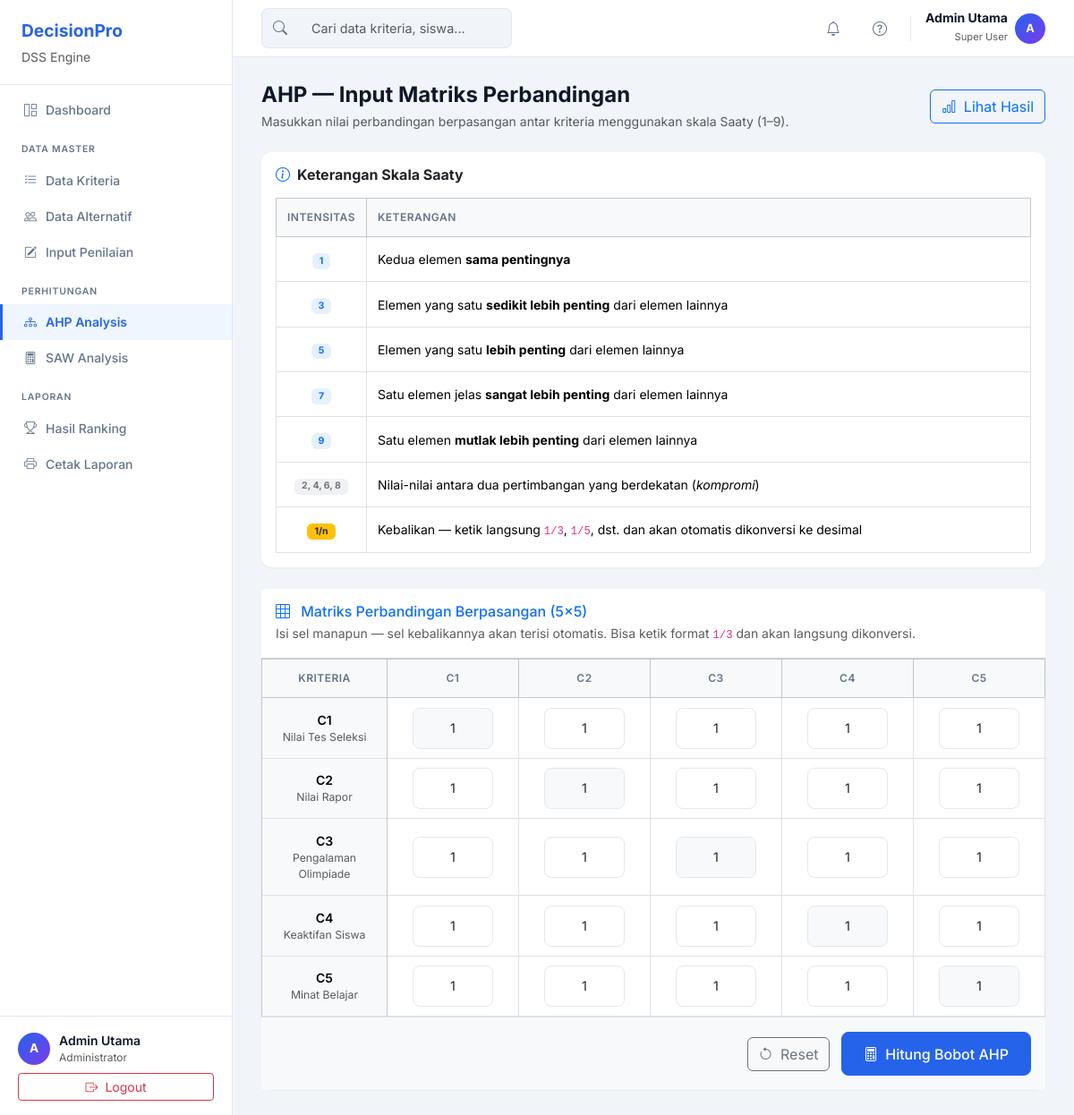
The page /?page=ahp (signed in) on the database its author committed.
### tables this page shows
CREATE TABLE IF NOT EXISTS tb_kriteria (
    id INT(11) PRIMARY KEY AUTO_INCREMENT,
    kode VARCHAR(5) UNIQUE NOT NULL,
    nama_kriteria VARCHAR(100) NOT NULL,
    jenis ENUM('Benefit','Cost') NOT NULL DEFAULT 'Benefit',
    bobot DECIMAL(10,6) DEFAULT NULL
);

### controllers/AhpController.php (called while the page is built, shortened)
<?php
require_once 'models/KriteriaModel.php';
require_once 'models/AhpModel.php';
class AhpController {
    private $kriteriaModel;
    private $ahpModel;
    public function __construct($db) {
        $this->kriteriaModel = new KriteriaModel($db);
        $this->ahpModel = new AhpModel($db);
    }
    public function index() {
        $data = [];
        $data['kriteria'] = $this->kriteriaModel->getAll();
        $data['perbandingan'] = $this->ahpModel->getPerbandingan();
        $data['success'] = $_SESSION['flash_success'] ?? '';
        $data['error']   = $_SESSION['flash_error'] ?? '';
        require_once 'views/ahp/input.php';
    }
}
?>

### models/KriteriaModel.php (called while the page is built, shortened)
<?php
class KriteriaModel {
    private $conn;
    public function __construct($db) {
        $this->conn = $db;
    }
    public function getAll() {
        $stmt = $this->conn->query("SELECT * FROM tb_kriteria ORDER BY kode ASC");
        return $stmt->fetchAll(PDO::FETCH_ASSOC);
    }
}
?>

### models/AhpModel.php (called while the page is built, shortened)
<?php
class AhpModel {
    private $conn;
    public function __construct($db) {
        $this->conn = $db;
    }
    public function getPerbandingan() {
        $stmt = $this->conn->query("SELECT * FROM tb_perbandingan");
        $rows = $stmt->fetchAll(PDO::FETCH_ASSOC);
        $matriks = [];
        return $matriks;
    }
}
?>

### views/ahp/input.php (the view, shortened to what this page needs)
<?php require_once 'views/layouts/header.php'; ?>
<?php
$kriteria_list  = $data['kriteria'] ?? [];
$n              = count($kriteria_list);
?>
<div class="d-flex justify-content-between align-items-center mb-4">
    <div>
        <h4 class="mb-1 fw-bold">AHP — Input Matriks Perbandingan</h4>
        <p class="text-muted mb-0 small">Masukkan nilai perbandingan berpasangan antar kriteria menggunakan skala Saaty (1–9).</p>
    </div>
    <a href="?page=ahp_hasil" class="btn btn-outline-primary">
        <i class="bi bi-bar-chart me-1"></i> Lihat Hasil
    </a>
</div>
<div class="card border-0 mb-4">
    <div class="card-body py-3">
        <h6 class="fw-bold mb-3"><i class="bi bi-info-circle text-primary me-2"></i>Keterangan Skala Saaty</h6>
        <div class="table-responsive">
            <table class="table table-sm table-bordered mb-0" style="font-size: 0.85rem;">
                <thead class="table-light">
                    <tr>
                        <th class="text-center" style="width:100px;">Intensitas</th>
                        <th>Keterangan</th>
                    </tr>
                </thead>
                <tbody>
                    <tr>
                        <td class="text-center"><span class="badge bg-primary bg-opacity-10 text-primary px-2">1</span></td>
                        <td>Kedua elemen <strong>sama pentingnya</strong></td>
                    </tr>
                    <tr>
                        <td class="text-center"><span class="badge bg-primary bg-opacity-10 text-primary px-2">3</span></td>
                        <td>Elemen yang satu <strong>sedikit lebih penting</strong> dari elemen lainnya</td>
                    </tr>
                    <tr>
                        <td class="text-center"><span class="badge bg-primary bg-opacity-10 text-primary px-2">5</span></td>
                        <td>Elemen yang satu <strong>lebih penting</strong> dari elemen lainnya</td>
                    </tr>
                    <tr>
                        <td class="text-center"><span class="badge bg-primary bg-opacity-10 text-primary px-2">7</span></td>
                        <td>Satu elemen jelas <strong>sangat lebih penting</strong> dari elemen lainnya</td>
                    </tr>
                    <tr>
                        <td class="text-center"><span class="badge bg-primary bg-opacity-10 text-primary px-2">9</span></td>
                        <td>Satu elemen <strong>mutlak lebih penting</strong> dari elemen lainnya</td>
                    </tr>
                    <tr>
                        <td class="text-center"><span class="badge bg-secondary bg-opacity-10 text-secondary px-2">2, 4, 6, 8</span></td>
                        <td>Nilai-nilai antara dua pertimbangan yang berdekatan (<em>kompromi</em>)</td>
                    </tr>
                    <tr>
                        <td class="text-center"><span class="badge bg-warning bg-opacity-15 text-dark px-2">1/n</span></td>
                        <td>Kebalikan — ketik langsung <code>1/3</code>, <code>1/5</code>, dst. dan akan otomatis dikonversi ke desimal</td>
                    </tr>
                </tbody>
            </table>
        </div>
    </div>
</div>
<div class="card border-0">
    <div class="card-header bg-white py-3">
        <h6 class="mb-0 text-primary">
            <i class="bi bi-grid-3x3 me-2"></i> Matriks Perbandingan Berpasangan (<?= $n ?>×<?= $n ?>)
        </h6>
        <p class="text-muted small mb-0 mt-1">Isi sel manapun — sel kebalikannya akan terisi otomatis. Bisa ketik format <code>1/3</code> dan akan langsung dikonversi.</p>
    </div>
    <div class="card-body p-0">
        <form action="?page=ahp&action=store" method="POST" id="formAhp">
            <div class="table-responsive">
                <table class="table table-bordered align-middle mb-0" id="matriksTable">
                    <thead class="table-light">
                        <tr>
                            <th class="text-center" style="width:140px;">Kriteria</th>
                            <?php foreach ($kriteria_list as $k): ?>
                                <th class="text-center" title="<?= htmlspecialchars($k['nama_kriteria']) ?>">
                                    <?= htmlspecialchars($k['kode']) ?>
                                </th>
                            <?php endforeach; ?>
                        </tr>
                    </thead>
                    <tbody>
                        <?php for ($i = 0; $i < $n; $i++): ?>
                        <tr>
                            <td class="fw-semibold text-center table-light">
                                <?= htmlspecialchars($kriteria_list[$i]['kode']) ?>
                                <div class="small text-muted fw-normal"><?= htmlspecialchars($kriteria_list[$i]['nama_kriteria']) ?></div>
                            </td>
                            <?php for ($j = 0; $j < $n; $j++): ?>
                                <?php
                                    $display_val = 1;
                                ?>
                                <td class="text-center p-1">
                                    <?php if ($i == $j): ?>
                                        <input type="text" class="form-control form-control-sm text-center bg-light ahp-input"
                                               value="1" readonly
                                               style="width:90px; margin:0 auto;">
                                    <?php elseif ($i < $j): ?>
                                        <input type="text"
                                               class="form-control form-control-sm text-center ahp-input ahp-cell"
                                               id="cell_<?= $i ?>_<?= $j ?>"
                                               data-row="<?= $i ?>" data-col="<?= $j ?>" data-pos="upper"
                                               value="<?= $display_val ?>"
                                               style="width:90px; margin:0 auto;">
                                    <?php else: ?>
                                        <input type="text"
                                               class="form-control form-control-sm text-center ahp-input ahp-cell"
                                               id="cell_<?= $i ?>_<?= $j ?>"
                                               data-row="<?= $i ?>" data-col="<?= $j ?>" data-pos="lower"
                                               value="<?= $display_val ?>"
                                               style="width:90px; margin:0 auto;">
                                    <?php endif; ?>
                                </td>
                            <?php endfor; ?>
                        </tr>
                        <?php endfor; ?>
                    </tbody>
                </table>
            </div>
            <div class="p-3 bg-light text-end border-top">
                <button type="button" class="btn btn-outline-secondary me-2" onclick="resetMatriks()">
                    <i class="bi bi-arrow-counterclockwise me-1"></i> Reset
                </button>
                <button type="submit" class="btn btn-primary px-4">
                    <i class="bi bi-calculator me-1"></i> Hitung Bobot AHP
                </button>
            </div>
        </form>
    </div>
</div>
<?php require_once 'views/layouts/footer.php'; ?>

### assets/css/style.css (style rules this page uses)
:root { --primary: #2563eb; --primary-hover: #1d4ed8; --primary-light: #eff6ff; --bg: #f1f5f9; --card-bg: #ffffff; --text: #0f172a; --text-muted: #64748b; --border: #e2e8f0; --sidebar-w: 260px; --topbar-h: 64px; --radius-sm: 8px; --radius-md: 12px; --radius-lg: 16px; --shadow-sm: 0 1px 3px 0 rgb(0 0 0 / 0.04), 0 1px 2px -1px rgb(0 0 0 / 0.04); --shadow-md: 0 4px 6px -1px rgb(0 0 0 / 0.07), 0 2px 4px -2px rgb(0 0 0 / 0.05); --transition: 0.2s ease; }
*, *::before, *::after { box-sizing: border-box; }
body { font-family: 'Inter', -apple-system, BlinkMacSystemFont, sans-serif; background: var(--bg); color: var(--text); -webkit-font-smoothing: antialiased; }
.form-control { padding: 0.7rem 1rem; border-radius: var(--radius-sm); border: 1px solid var(--border); font-size: 0.9rem; transition: border-color var(--transition), box-shadow var(--transition); }
.btn-primary { background: var(--primary); border-color: var(--primary); padding: 0.7rem 1.25rem; border-radius: var(--radius-sm); font-weight: 500; transition: all var(--transition); }
.card { border: 1px solid var(--border); border-radius: var(--radius-md); box-shadow: var(--shadow-sm); background: var(--card-bg); transition: box-shadow var(--transition); }
.table > thead > tr > th { font-weight: 600; font-size: 0.75rem; text-transform: uppercase; letter-spacing: 0.04em; color: var(--text-muted); padding: 0.75rem; }
.table > tbody > tr > td { padding: 0.85rem 0.75rem; vertical-align: middle; font-size: 0.875rem; }
.table > tbody > tr { transition: background var(--transition); }

### views/ahp/input.php (style rules this page uses)
input.ahp-input { -moz-appearance: textfield; }

### rows shown on the page
tb_kriteria: kode "C1", nama_kriteria "Nilai Tes Seleksi"
tb_kriteria: kode "C2", nama_kriteria "Nilai Rapor"
tb_kriteria: kode "C3", nama_kriteria "Pengalaman Olimpiade"
tb_kriteria: kode "C4", nama_kriteria "Keaktifan Siswa"
tb_kriteria: kode "C5", nama_kriteria "Minat Belajar"

### other values the page prints
substr($_SESSION['nama'] ?? 'A', 0, 1) "A"
$_SESSION['nama'] "Admin Utama"
$n "5"
